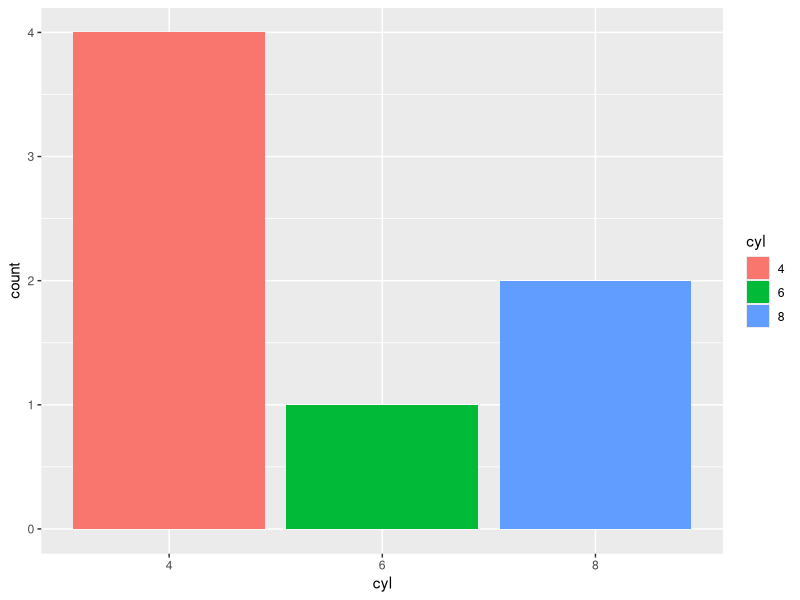
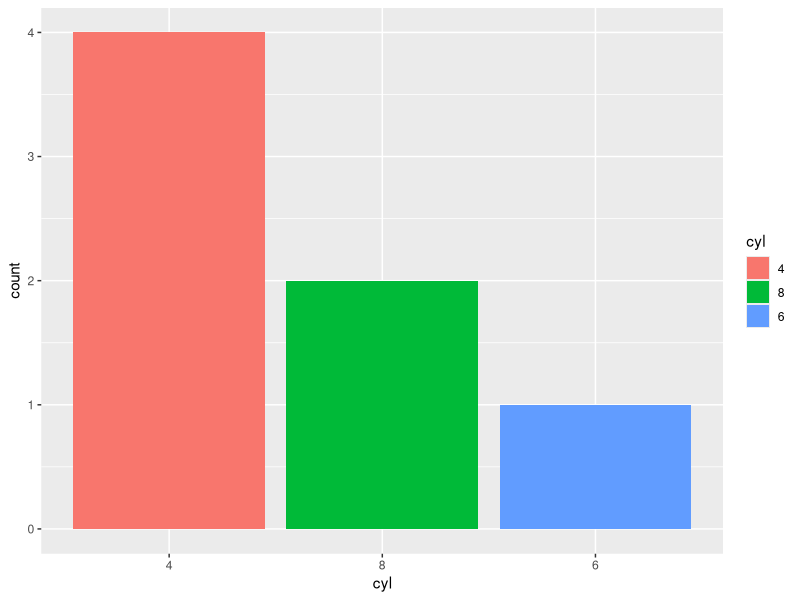
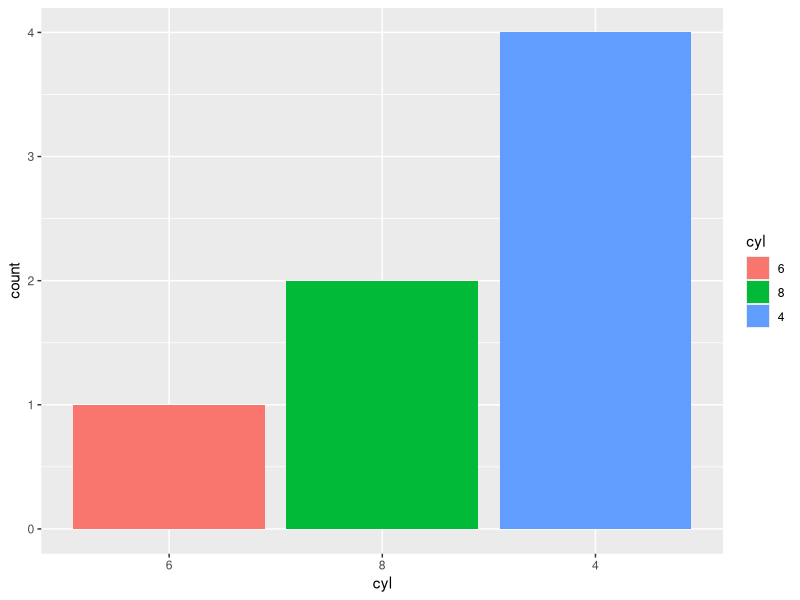
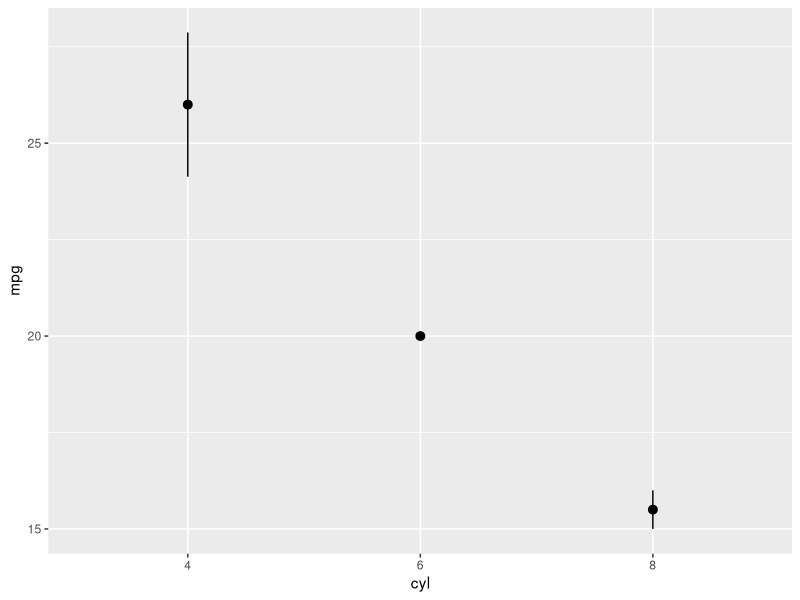
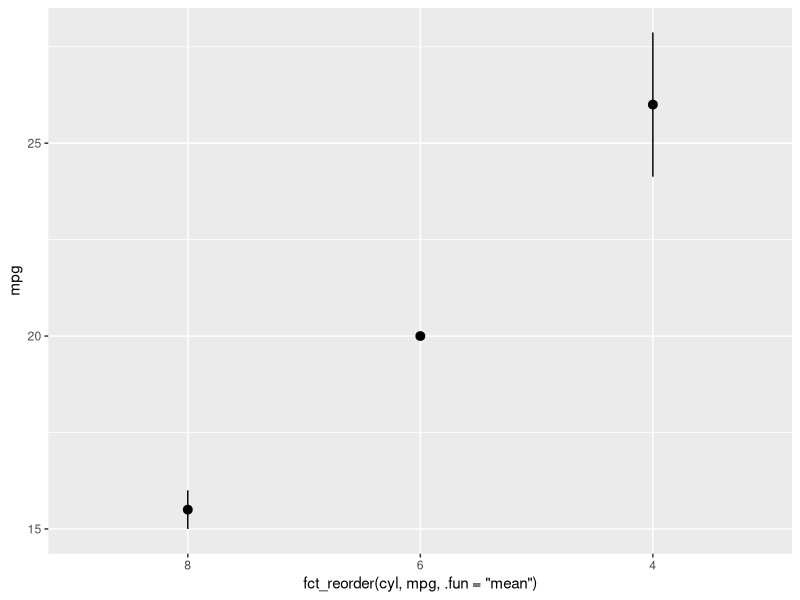

The R script that drew these images, in order:
## ---- chunk 1
knitr::opts_chunk$set(strip.white = TRUE)
## ---- chunk 2
library(tidyverse) # Load tidyverse packages
## ---- chunk 3
library(kableExtra)
library(knitr)
library(palmerpenguins)
## ---- chunk 4
mtcars2 = rownames_to_column(mtcars, "model") %>% # Create example df
  slice(26:32) %>%
  select(-c(qsec, vs, am, carb, drat)) %>%
  mutate(mpg = round(mpg),
         wt = round(wt, 2),
         disp = round(disp))
## ---- chunk 5
arrangeTemp = mtcars2 %>%
  #slice(26:32) %>%
  mutate(ID = 1:nrow(.)) %>%
  arrange(wt) %>%
  mutate(colcol = RColorBrewer::brewer.pal(nrow(.), "Reds")) %>%
  arrange(ID) #%>%

arrTable1 = arrangeTemp %>%
  kbl() %>%
  kable_paper(full_width = F) %>%
  #  column_spec(2, color = spec_color(mtcars$mpg[1:6])) %>%
  column_spec(1:ncol(arrangeTemp), color = "white") %>%
  column_spec(6, color = "white",
              background = arrangeTemp$colcol) %>%
   kable_styling(bootstrap_options = c("striped", "hover", "condensed", "responsive")) %>%
    row_spec(0, bold = T, underline = T, color = "white", align = "c") %>%
    #remove_column(c(2:5, 7:ncol(arrangeTemp)))
  remove_column(c(8:ncol(arrangeTemp)))

arrangeTemp2 = mtcars2 %>%
  #slice(26:32) %>%
  arrange(wt) %>%
  mutate(colcol = RColorBrewer::brewer.pal(nrow(.), "Reds"))

arrTable2 = arrangeTemp2 %>%
  kbl() %>%
  kable_paper(full_width = F) %>%
#  column_spec(2, color = spec_color(mtcars$mpg[1:6])) %>%
  column_spec(1:ncol(arrangeTemp2), color = "white") %>%
  column_spec(6, color = "white",
              background = arrangeTemp2$colcol) %>%
  row_spec(0, bold = T, underline = T, color = "white", align = "c") %>%
   kable_styling(bootstrap_options = c("striped", "hover", "condensed", "responsive")) %>%
    #remove_column(c(2:5, 7:ncol(arrangeTemp2)))
  remove_column(c(8:ncol(arrangeTemp2)))

tempTable3 <- data.frame(
  test = c("","","","")
) %>%
  kbl(booktabs = T) %>%
  kable_paper(full_width = F) %>%
  column_spec(1, image = spec_image(
    c("figures/blank.png", "figures/blank.png", 
      "figures/blank.png", "figures/arrow.png"), 200, 100)) %>%
  row_spec(0, font_size = 0)

kables(list(arrTable1, tempTable3, arrTable2))
## ---- chunk 6
mtcars2 %>%
  rename("weight" = "wt", "horse_power" = "hp",
         "cylinders" = "cyl", "displacement" = "disp") %>%
  head()
## ---- chunk 7
mtcars2 %>%
  head()
## ---- chunk 8
Temp = mtcars2 #%>%
  #slice(26:32) #%>%
  #select(1:6)

tempTable1 = Temp %>%
  kbl() %>%
  kable_paper(full_width = F) %>%
  column_spec(1:ncol(Temp), color = "white") %>%
  column_spec(6, color = "white",
              background = "lightgreen") %>%
   kable_styling(bootstrap_options = c("striped", "hover", "condensed", "responsive")) %>%
    row_spec(0, bold = T, underline = T, color = "white", align = "c") #%>%
    #remove_column(c(2:6, 8:13))

Temp2 = mtcars2 %>%
  #slice(26:32) %>%
  #select(1:6) %>%
  relocate(wt, .after = model)

tempTable2 = Temp2 %>%
  kbl() %>%
  kable_paper(full_width = F) %>%
#  column_spec(2, color = spec_color(mtcars$mpg[1:6])) %>%
  column_spec(1:ncol(Temp2), color = "white") %>%
  column_spec(2, color = "white",
              background = "lightgreen") %>%
  row_spec(0, bold = T, underline = T, color = "white", align = "c") %>%
   kable_styling(bootstrap_options = c("striped", "hover", "condensed", "responsive"))

kables(list(tempTable1, tempTable3, tempTable2))
## ---- chunk 9
Temp = mtcars2 #%>%
  #slice(26:32) #%>%
  #select(1:6)

tempTable1 = Temp %>%
  kbl() %>%
  kable_paper(full_width = F) %>%
  column_spec(1:ncol(Temp), color = "white") %>%
  column_spec(c(4,6), color = "white",
              background = "lightgreen") %>%
   kable_styling(bootstrap_options = c("striped", "hover", "condensed", "responsive")) %>%
    row_spec(0, bold = T, underline = T, color = "white", align = "c") #%>%
    #remove_column(c(2:6, 8:13))

Temp2 = mtcars2 %>%
  #slice(26:32) %>%
  #select(1:6) %>%
  relocate(c(disp, wt), .after = model)

tempTable2 = Temp2 %>%
  kbl() %>%
  kable_paper(full_width = F) %>%
#  column_spec(2, color = spec_color(mtcars$mpg[1:6])) %>%
  column_spec(1:ncol(Temp2), color = "white") %>%
  column_spec(c(2,3), color = "white",
              background = "lightgreen") %>%
  row_spec(0, bold = T, underline = T, color = "white", align = "c") %>%
   kable_styling(bootstrap_options = c("striped", "hover", "condensed", "responsive"))

kables(list(tempTable1, tempTable3, tempTable2))
## ---- chunk 10
Temp = mtcars2 #%>%
  #slice(26:32)

tempTable1 = Temp %>%
  kbl() %>%
  kable_paper(full_width = F) %>%
  column_spec(1:ncol(Temp), color = "white") %>%
  column_spec(c(3,7), color = "white",
              background = "blueviolet") %>%
   kable_styling(bootstrap_options = c("striped", "hover", "condensed", "responsive")) %>%
    row_spec(0, bold = T, underline = T, color = "white", align = "c")

Temp2 = mtcars2 %>%
  #slice(26:32) %>%
  select(c(cyl, gear))

tempTable2 = Temp2 %>%
  kbl() %>%
  kable_paper(full_width = F) %>%
  column_spec(1:ncol(Temp2), color = "white") %>%
  column_spec(c(1,2), color = "white",
              background = "blueviolet") %>%
  row_spec(0, bold = T, underline = T, color = "white", align = "c") %>%
   kable_styling(bootstrap_options = c("striped", "hover", "condensed", "responsive"))

kables(list(tempTable1, tempTable3, tempTable2))
## ---- chunk 11
Temp = mtcars2 #%>%
  #slice(26:32)

tempTable1 = Temp %>%
  kbl() %>%
  kable_paper(full_width = F) %>%
  column_spec(1:ncol(Temp), color = "white") %>%
  column_spec(c(3:5), color = "white",
              background = "blueviolet") %>%
   kable_styling(bootstrap_options = c("striped", "hover", "condensed", "responsive")) %>%
    row_spec(0, bold = T, underline = T, color = "white", align = "c")

Temp2 = mtcars2 %>%
  #slice(26:32) %>%
  select(c(cyl:hp))

tempTable2 = Temp2 %>%
  kbl() %>%
  kable_paper(full_width = F) %>%
  column_spec(1:ncol(Temp2), color = "white") %>%
  column_spec(c(1:3), color = "white",
              background = "blueviolet") %>%
  row_spec(0, bold = T, underline = T, color = "white", align = "c") %>%
   kable_styling(bootstrap_options = c("striped", "hover", "condensed", "responsive"))

kables(list(tempTable1, tempTable3, tempTable2))
## ---- chunk 12
Temp = mtcars2 #%>%
  #slice(26:32)

tempTable1 = Temp %>%
  kbl() %>%
  kable_paper(full_width = F) %>%
  column_spec(1:ncol(Temp), color = "white") %>%
  column_spec(c(3,7), color = "white",
              background = "blueviolet") %>%
   kable_styling(bootstrap_options = c("striped", "hover", "condensed", "responsive")) %>%
    row_spec(0, bold = T, underline = T, color = "white", align = "c")

Temp2 = mtcars2 %>%
  #slice(26:32) %>%
  select(!c(cyl, gear))

tempTable2 = Temp2 %>%
  kbl() %>%
  kable_paper(full_width = F) %>%
  column_spec(1:ncol(Temp2), color = "white") %>%
  row_spec(0, bold = T, underline = T, color = "white", align = "c") %>%
   kable_styling(bootstrap_options = c("striped", "hover", "condensed", "responsive"))

kables(list(tempTable1, tempTable3, tempTable2))
## ---- chunk 13
mtcars2 %>%
  select(wt, everything())
## ---- chunk 14
Temp = mtcars2 #%>%
  #slice(26:32)

tempTable1 = Temp %>%
  kbl() %>%
  kable_paper(full_width = F) %>%
  column_spec(1:ncol(Temp), color = "white") %>%
  row_spec(c(1,7), background = "goldenrod") %>%
   kable_styling(bootstrap_options = c("striped", "hover", "condensed", "responsive")) %>%
    row_spec(0, bold = T, underline = T, color = "white", align = "c")

Temp2 = mtcars2 %>%
  #slice(26:32) %>%
  filter(gear == 4)

tempTable2 = Temp2 %>%
  kbl() %>%
  kable_paper(full_width = F) %>%
  column_spec(1:ncol(Temp2), color = "white") %>%
  row_spec(c(1,2), background = "goldenrod") %>%
  row_spec(0, bold = T, underline = T, color = "white", align = "c") %>%
   kable_styling(bootstrap_options = c("striped", "hover", "condensed", "responsive"))

kables(list(tempTable1, tempTable3, tempTable2))
## ---- chunk 15
Temp = mtcars2 #%>%
  #slice(26:32)

tempTable1 = Temp %>%
  kbl() %>%
  kable_paper(full_width = F) %>%
  column_spec(1:ncol(Temp), color = "white") %>%
  row_spec(c(4,6), background = "goldenrod") %>%
   kable_styling(bootstrap_options = c("striped", "hover", "condensed", "responsive")) %>%
    row_spec(0, bold = T, underline = T, color = "white", align = "c")

Temp2 = mtcars2 %>%
  #slice(26:32) %>%
  filter(disp >300)

tempTable2 = Temp2 %>%
  kbl() %>%
  kable_paper(full_width = F) %>%
  column_spec(1:ncol(Temp2), color = "white") %>%
  row_spec(c(1,2), background = "goldenrod") %>%
  row_spec(0, bold = T, underline = T, color = "white", align = "c") %>%
   kable_styling(bootstrap_options = c("striped", "hover", "condensed", "responsive"))

kables(list(tempTable1, tempTable3, tempTable2))
## ---- chunk 16
Temp = mtcars2 #%>%
  #slice(26:32)

tempTable1 = Temp %>%
  kbl() %>%
  kable_paper(full_width = F) %>%
  column_spec(1:ncol(Temp), color = "white") %>%
  row_spec(c(3), background = "goldenrod") %>%
   kable_styling(bootstrap_options = c("striped", "hover", "condensed", "responsive")) %>%
    row_spec(0, bold = T, underline = T, color = "white", align = "c")

Temp2 = mtcars2 %>%
  #slice(26:32) %>%
  filter(model == "Lotus Europa")

tempTable2 = Temp2 %>%
  kbl() %>%
  kable_paper(full_width = F) %>%
  column_spec(1:ncol(Temp2), color = "white") %>%
  row_spec(c(1), background = "goldenrod") %>%
  row_spec(0, bold = T, underline = T, color = "white", align = "c") %>%
   kable_styling(bootstrap_options = c("striped", "hover", "condensed", "responsive"))

kables(list(tempTable1, tempTable3, tempTable2))
## ---- chunk 17
Temp = mtcars2 #%>%
  #slice(26:32)

tempTable1 = Temp %>%
  kbl() %>%
  kable_paper(full_width = F) %>%
  column_spec(1:ncol(Temp), color = "white") %>%
  row_spec(c(1:2, 4:6), background = "goldenrod") %>%
   kable_styling(bootstrap_options = c("striped", "hover", "condensed", "responsive")) %>%
    row_spec(0, bold = T, underline = T, color = "white", align = "c")

Temp2 = mtcars2 %>%
  #slice(26:32) %>%
  filter(cyl != 4 | hp < 100)

tempTable2 = Temp2 %>%
  kbl() %>%
  kable_paper(full_width = F) %>%
  column_spec(1:ncol(Temp2), color = "white") %>%
  row_spec(c(1:nrow(Temp2)), background = "goldenrod") %>%
  row_spec(0, bold = T, underline = T, color = "white", align = "c") %>%
   kable_styling(bootstrap_options = c("striped", "hover", "condensed", "responsive"))

kables(list(tempTable1, tempTable3, tempTable2))
## ---- chunk 18
Temp = mtcars2 #%>%
  #slice(26:32)

tempTable1 = Temp %>%
  kbl() %>%
  kable_paper(full_width = F) %>%
  column_spec(1:ncol(Temp), color = "white") %>%
  row_spec(c(3,5,7), background = "goldenrod") %>%
   kable_styling(bootstrap_options = c("striped", "hover", "condensed", "responsive")) %>%
    row_spec(0, bold = T, underline = T, color = "white", align = "c")

Temp2 = mtcars2 %>%
  #slice(26:32) %>%
  filter(model %in% c("Lotus Europa", "Ferrari Dino", "Volvo 142E"))

tempTable2 = Temp2 %>%
  kbl() %>%
  kable_paper(full_width = F) %>%
  column_spec(1:ncol(Temp2), color = "white") %>%
  row_spec(c(1:3), background = "goldenrod") %>%
  row_spec(0, bold = T, underline = T, color = "white", align = "c") %>%
   kable_styling(bootstrap_options = c("striped", "hover", "condensed", "responsive"))

kables(list(tempTable1, tempTable3, tempTable2))
## ---- chunk 19
mtcars2 %>%
  filter(hp > 300 | model %in% c("Lotus Europa", "Ferrari Dino", "Volvo 142E"))
## ---- chunk 20
mtcars2 %>%
  filter(grepl("Porsche", model))
## ---- chunk 21
mtcars2 %>%
  pull(cyl)
## ---- chunk 22
mtcars2 %>% 
  select(cyl) %>% 
  mean()

mtcars2 %>%
  pull(cyl) %>%
  mean()
## ---- chunk 23
mtcars2 %>%
  pull(cyl) %>%
  pluck(4)
## ---- chunk 24
mtcars2 %>%
  pluck(3,4)
## ---- chunk 25
mtcars2 %>%
  pluck("model", 2)
## ---- chunk 26
mtcars2
mtcars2 %>%
  distinct(cyl)
## ---- chunk 27
mtcars2 %>%
  distinct(cyl, .keep_all = TRUE)
## ---- chunk 28
mtcars2 %>%
  pull(cyl) %>%
  n_distinct()
## ---- chunk 29
mtcars2 %>%
  mutate(wt_lbs = wt * 1000)
## ---- chunk 30
price_of_gas = 6.25

mtcars2 %>%
  mutate(cost_per_mile = price_of_gas / mpg,
         wt_lbs = wt * 1000)
## ---- chunk 31
mtcars2 %>%
  mutate(fuel_efficiency = case_when(
    mpg <= 19 ~ "Poor",
    mpg >= 20 & mpg <= 25 ~ "Average",
    TRUE ~ "Great"
  ))
## ---- chunk 32
mtcars2 %>%
  mutate(power = ifelse(hp >=200, "High", "Low"))
## ---- chunk 33
price_of_gas = 6.25

mtcars2 %>%
  mutate(cost_per_mile = price_of_gas / mpg, .after = "mpg")
## ---- chunk 34
4 + NA + 2
mean(c(4,5,3,NA))
## ---- chunk 35
c(4, 5, 3, NA) %>%
  na.omit() %>% 
  mean()

mean(c(4,5,3,NA), na.rm = TRUE)
## ---- chunk 36
ex_df = data.frame(A = c(NA, 1, 4), 
           B = c(1, NA, 4), 
           C = c(1,4,5))
ex_df

ex_df %>%
  na.omit()

ex_df %>%
  drop_na()

ex_df %>%
  drop_na(A)
## ---- chunk 37
mtcars2 %>%
  mutate(wt = wt * 1000)
## ---- chunk 38
mtcars2 %>%
  mutate(mpg = as.character(mpg),
         cyl = factor(cyl)) %>%
  glimpse()
## ---- chunk 39
data.frame(test = factor(c("0", "1")))
## ---- chunk 40
data.frame(test = factor(c("0", "1"))) %>% 
  mutate(test = as.numeric(test))
## ---- chunk 41
data.frame(test = factor(c("0", "1"))) %>% 
  mutate(test = as.character(test),
         test = as.numeric(test))
## ---- chunk 42
mtcars2 %>%
  mutate(cyl = factor(cyl)) %>%
  ggplot(aes(x = cyl, fill = cyl)) +
    geom_bar(position = "identity")
## ---- chunk 43
mtcars2 %>%
  mutate(cyl = factor(cyl) %>%
           fct_infreq()) %>%
  ggplot(aes(x = cyl, fill = cyl)) +
    geom_bar(position = "identity")
## ---- chunk 44
mtcars2 %>%
  mutate(cyl = factor(cyl) %>%
           fct_infreq() %>%
           fct_rev()) %>%
  ggplot(aes(x = cyl, fill = cyl)) +
    geom_bar(position = "identity")
## ---- chunk 45
mtcars2 %>%
  mutate(cyl = factor(cyl)) %>%
  ggplot(aes(y = mpg, x = cyl)) +
  stat_summary(fun.data = "mean_se", geom = "pointrange")
## ---- chunk 46
mtcars2 %>%
  mutate(cyl = factor(cyl)) %>%
  ggplot(aes(y = mpg, x = fct_reorder(cyl, mpg, .fun="mean"))) +
  stat_summary(fun.data = "mean_se", geom = "pointrange")
